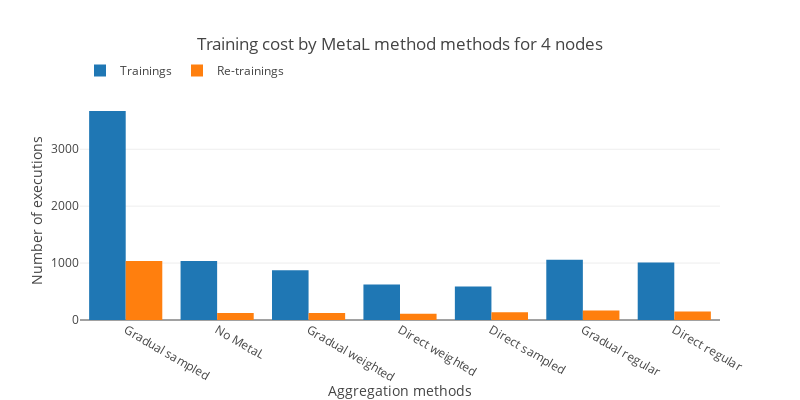

Notebook code cell kept with this figure:
### Code cell
fig=go.Figure()
fig.add_trace(go.Bar(x=processed_aggregation_names, y=total_training_count,name="Trainings"))
fig.add_trace(go.Bar(x=processed_aggregation_names, y=total_retraining_count,name="Re-trainings"))
fig.update_layout(template="none", title=f"Training cost by {' '.join(plot_file_term.split('_'))} methods for {NODE_COUNT} nodes",
                  width=800,height=400,legend=dict( orientation="h",y=1.2))
fig.update_xaxes(title="Aggregation methods")
fig.update_yaxes(title="Number of executions")
fig.write_image(f"./../figs/Training_cost_by_{plot_file_term}_{NODE_COUNT}_nodes.svg")
fig.show()

### Figure 1 — Plotly figure (JSON) as saved in the notebook; plotly's stock layout.template omitted (floating-point values rounded to 4 significant figures)
{"data": [{"name": "Trainings", "type": "bar", "x": ["Gradual sampled", "No MetaL", "Gradual weighted", "Direct weighted", "Direct sampled", "Gradual regular", "Direct regular"], "y": [3672, 1036, 872, 624, 589, 1057, 1012]}, {"name": "Re-trainings", "type": "bar", "x": ["Gradual sampled", "No MetaL", "Gradual weighted", "Direct weighted", "Direct sampled", "Gradual regular", "Direct regular"], "y": [1037, 121, 123, 112, 138, 166, 150]}], "layout": {"height": 400, "legend": {"orientation": "h", "y": 1.2}, "title": {"text": "Training cost by MetaL method methods for 4 nodes"}, "width": 800, "xaxis": {"title": {"text": "Aggregation methods"}}, "yaxis": {"title": {"text": "Number of executions"}}}}
